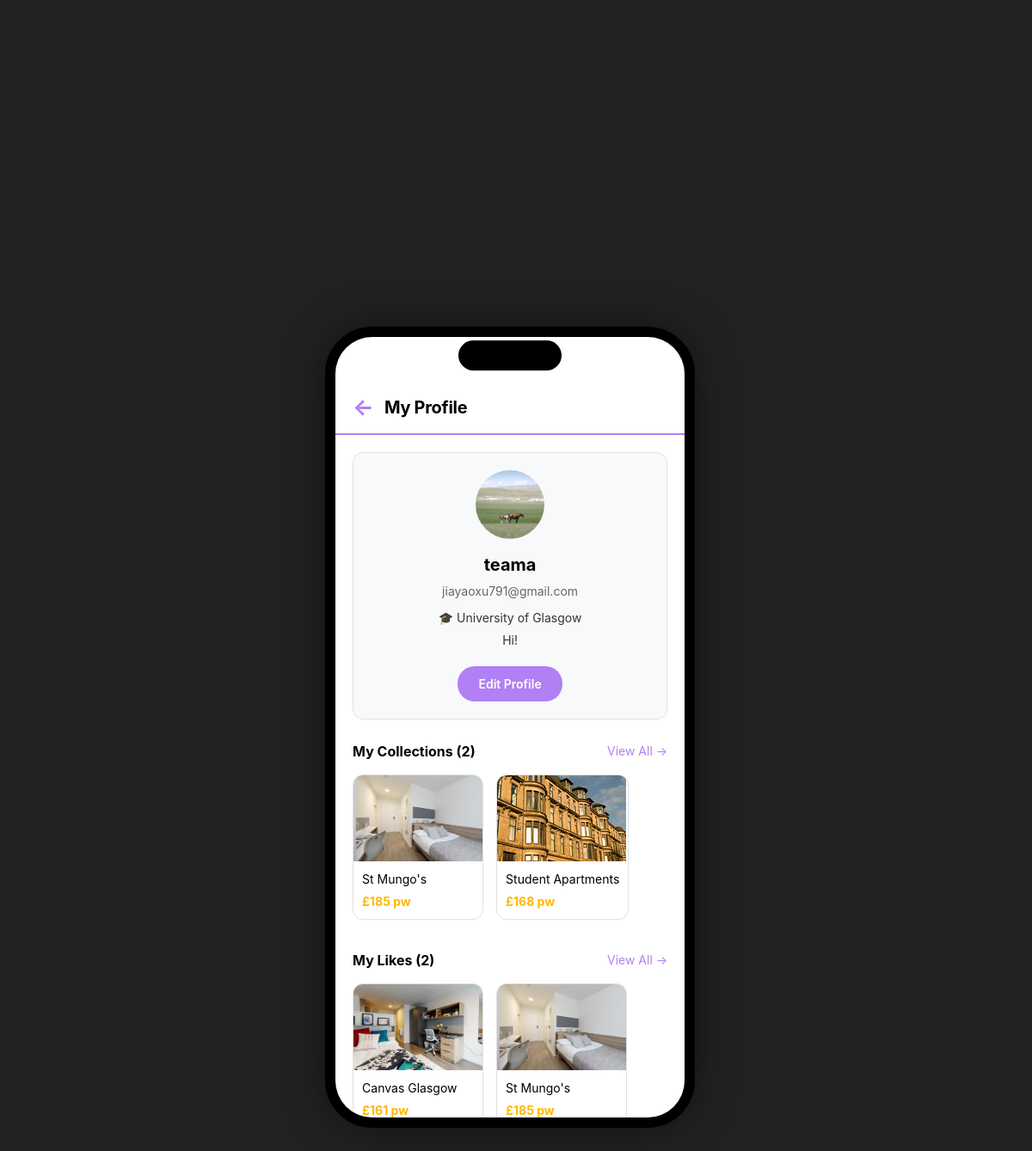
The page /dashboard/user/ (signed in) on the database its author committed.
### properties/models.py (models this page shows, shortened)
class UserProfile(models.Model):
    user = models.OneToOneField(User, on_delete=models.CASCADE, related_name='profile')
    avatar = models.ImageField(upload_to='avatars/', blank=True, null=True, verbose_name="Avatar")
    university = models.CharField(max_length=100, blank=True, verbose_name="University")
    bio = models.TextField(blank=True, verbose_name="Bio")
    created_at = models.DateTimeField(auto_now_add=True)
    updated_at = models.DateTimeField(auto_now=True)
    class Meta:
        verbose_name = "User Profile"
        verbose_name_plural = "User Profiles"

class User(AbstractUser):
    ROLE_CHOICES = (
        ('user', 'Student User'),
        ('agency', 'Agency'),
        ('admin', 'Administrator'),
    )
    role = models.CharField(max_length=10, choices=ROLE_CHOICES, default='user')

class Property(models.Model):
    title = models.CharField(max_length=200)
    description = models.TextField()
    price = models.IntegerField(verbose_name="Price (£/week)")
    zip_code = models.CharField(max_length=10)
    image = models.ImageField(upload_to="images/", blank=True, null=True)
    user = models.ForeignKey(User, on_delete=models.CASCADE)
    created_at = models.DateTimeField(auto_now_add=True)
    address = models.CharField(max_length=300, blank=True, verbose_name="Full Address")
    area = models.CharField(max_length=100, blank=True, null=True)
    latitude = models.DecimalField(max_digits=9, decimal_places=7, null=True, blank=True, verbose_name="Latitude")
    longitude = models.DecimalField(max_digits=10, decimal_places=7, null=True, blank=True, verbose_name="Longitude")
    distance_from_campus = models.CharField(max_length=50, blank=True, verbose_name="Distance from Campus")

### properties/views.py (the view)
# urls.py: path('dashboard/user/', views.user_dashboard, name='user_dashboard'),
@login_required
def user_dashboard(request):
    profile, created = UserProfile.objects.get_or_create(user=request.user)
    my_collections_count = Collection.objects.filter(user=request.user).count()
    my_likes_count = Like.objects.filter(user=request.user).count()
    my_reviews_count = Review.objects.filter(user=request.user).count()
    recent_collections = Property.objects.filter(
        collected_by__user=request.user
    ).order_by('-collected_by__created_at')[:3]
    recent_likes = Property.objects.filter(
        likes__user=request.user
    ).order_by('-likes__created_at')[:3]
    recent_reviews = Review.objects.filter(
        user=request.user
    ).select_related('property').order_by('-created_at')[:3]
    context = {
        'profile': profile,
        'my_collections_count': my_collections_count,
        'my_likes_count': my_likes_count,
        'my_reviews_count': my_reviews_count,
        'recent_collections': recent_collections,
        'recent_likes': recent_likes,
        'recent_reviews': recent_reviews,
    }
    return render(request, "dashboards/user_dashboard.html", context)

### properties/templates/dashboards/user_dashboard.html (shortened to what this page needs)
{% extends 'base/base.html' %}
{% block content %}
<div class="dashboard-container">
    <div class="top-nav">
        <a href="{% url 'home' %}" class="home-btn">←</a>
        <div class="page-title">My Profile</div>
    </div>
    <div class="dashboard-content">
        <div class="profile-card">
            {% if profile.avatar %}
                <img src="{{ profile.avatar.url }}" alt="Avatar" class="avatar-image">
            {% else %}
                <div class="avatar-circle">
                    {{ user.username.0|upper }}
                </div>
            {% endif %}
            <div class="username">{{ user.username }}</div>
            <div class="user-email">{{ user.email }}</div>
            {% if profile.university %}
                <div class="user-info">🎓 {{ profile.university }}</div>
            {% endif %}
            {% if profile.bio %}
                <div class="user-info">{{ profile.bio }}</div>
            {% endif %}
            <a href="{% url 'edit_user_profile' %}" class="edit-btn">Edit Profile</a>
        </div>
        <div class="section-header">
            <div class="section-title">My Collections ({{ my_collections_count }})</div>
            <a href="{% url 'my_collection' %}?from=dashboard" class="view-all">View All →</a>
        </div>
        {% if recent_collections %}
            <div class="scroll-container">
                {% for property in recent_collections %}
                <a href="{% url 'property_detail' property.id %}" style="text-decoration: none; color: inherit;">
                    <div class="property-card">
                        {% if property.image %}
                            <img src="{{ property.image.url }}" alt="{{ property.title }}" class="property-image">
                        {% else %}
                            <div class="property-image"></div>
                        {% endif %}
                        <div class="property-info">
                            <div class="property-title">{{ property.title }}</div>
                            <div class="property-price">£{{ property.price }} pw</div>
                        </div>
                    </div>
                </a>
                {% endfor %}
            </div>
        {% else %}
            <div class="empty-state">No collections yet</div>
        {% endif %}
        <div class="section-header">
            <div class="section-title">My Likes ({{ my_likes_count }})</div>
            <a href="{% url 'my_likes' %}?from=dashboard" class="view-all">View All →</a>
        </div>
        {% if recent_likes %}
            <div class="scroll-container">
                {% for property in recent_likes %}
                <a href="{% url 'property_detail' property.id %}" style="text-decoration: none; color: inherit;">
                    <div class="property-card">
                        {% if property.image %}
                            <img src="{{ property.image.url }}" alt="{{ property.title }}" class="property-image">
                        {% else %}
                            <div class="property-image"></div>
                        {% endif %}
                        <div class="property-info">
                            <div class="property-title">{{ property.title }}</div>
                            <div class="property-price">£{{ property.price }} pw</div>
                        </div>
                    </div>
                </a>
                {% endfor %}
            </div>
        {% else %}
            <div class="empty-state">No likes yet</div>
        {% endif %}
    </div>
</div>
{% endblock %}

### rows shown on the page
UserProfile: avatar (picture), university "University of Glasgow", bio "Hi!"
User: username "teama", email "jiayaoxu791@gmail.com"
Property: image (picture), title "St Mungo's", price "185"
Property: image (picture), title "Student Apartments", price "168"
Property: image (picture), title "Canvas Glasgow", price "161"

### other values the page prints
{{ my_collections_count }} "2"
{{ my_likes_count }} "2"
